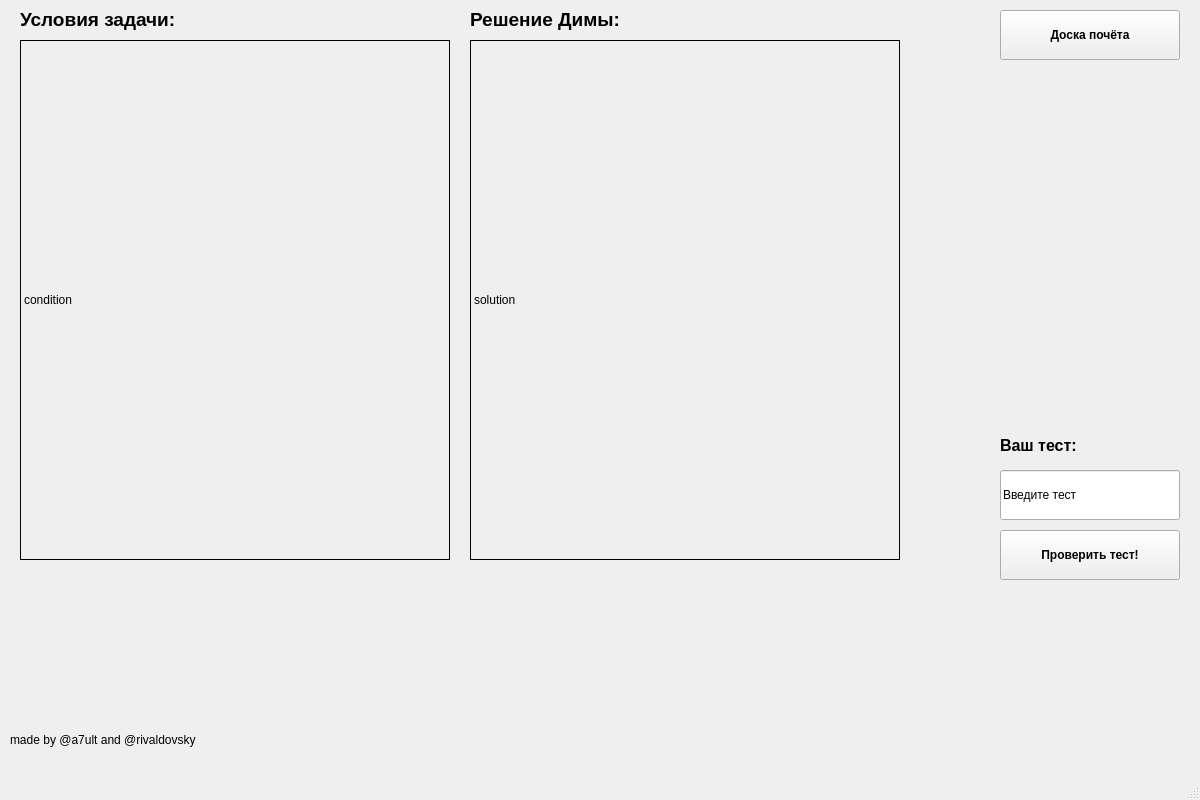
<?xml version="1.0" encoding="UTF-8"?>
<ui version="4.0">
 <class>MainWindow</class>
 <widget class="QMainWindow" name="MainWindow">
  <property name="enabled">
   <bool>true</bool>
  </property>
  <property name="geometry">
   <rect>
    <x>0</x>
    <y>0</y>
    <width>1200</width>
    <height>800</height>
   </rect>
  </property>
  <property name="minimumSize">
   <size>
    <width>1200</width>
    <height>800</height>
   </size>
  </property>
  <property name="maximumSize">
   <size>
    <width>1200</width>
    <height>800</height>
   </size>
  </property>
  <property name="windowTitle">
   <string>MainWindow</string>
  </property>
  <widget class="QWidget" name="centralwidget">
   <widget class="QLabel" name="label_conditions">
    <property name="geometry">
     <rect>
      <x>20</x>
      <y>40</y>
      <width>430</width>
      <height>520</height>
     </rect>
    </property>
    <property name="cursor">
     <cursorShape>PointingHandCursor</cursorShape>
    </property>
    <property name="frameShape">
     <enum>QFrame::Box</enum>
    </property>
    <property name="text">
     <string>condition</string>
    </property>
   </widget>
   <widget class="QLabel" name="label_solution">
    <property name="geometry">
     <rect>
      <x>470</x>
      <y>40</y>
      <width>430</width>
      <height>520</height>
     </rect>
    </property>
    <property name="cursor">
     <cursorShape>PointingHandCursor</cursorShape>
    </property>
    <property name="frameShape">
     <enum>QFrame::Box</enum>
    </property>
    <property name="text">
     <string>solution</string>
    </property>
   </widget>
   <widget class="QLabel" name="label_text1">
    <property name="geometry">
     <rect>
      <x>20</x>
      <y>4</y>
      <width>281</width>
      <height>31</height>
     </rect>
    </property>
    <property name="font">
     <font>
      <family>MS Sans Serif</family>
      <pointsize>14</pointsize>
      <weight>75</weight>
      <bold>true</bold>
     </font>
    </property>
    <property name="text">
     <string>Условия задачи:</string>
    </property>
   </widget>
   <widget class="QLabel" name="label_text2">
    <property name="geometry">
     <rect>
      <x>470</x>
      <y>4</y>
      <width>281</width>
      <height>31</height>
     </rect>
    </property>
    <property name="font">
     <font>
      <family>MS Sans Serif</family>
      <pointsize>14</pointsize>
      <weight>75</weight>
      <bold>true</bold>
     </font>
    </property>
    <property name="text">
     <string>Решение Димы:</string>
    </property>
   </widget>
   <widget class="QPushButton" name="btn_leaderboard">
    <property name="geometry">
     <rect>
      <x>1000</x>
      <y>10</y>
      <width>180</width>
      <height>50</height>
     </rect>
    </property>
    <property name="font">
     <font>
      <family>MS Sans Serif</family>
      <weight>75</weight>
      <bold>true</bold>
     </font>
    </property>
    <property name="text">
     <string>Доска почёта</string>
    </property>
   </widget>
   <widget class="QLineEdit" name="input_answer">
    <property name="geometry">
     <rect>
      <x>1000</x>
      <y>470</y>
      <width>180</width>
      <height>50</height>
     </rect>
    </property>
    <property name="text">
     <string>Введите тест</string>
    </property>
   </widget>
   <widget class="QPushButton" name="btn_solve">
    <property name="geometry">
     <rect>
      <x>1000</x>
      <y>530</y>
      <width>180</width>
      <height>50</height>
     </rect>
    </property>
    <property name="font">
     <font>
      <family>MS Sans Serif</family>
      <weight>75</weight>
      <bold>true</bold>
     </font>
    </property>
    <property name="text">
     <string>Проверить тест!</string>
    </property>
   </widget>
   <widget class="QLabel" name="label_text3">
    <property name="geometry">
     <rect>
      <x>1000</x>
      <y>430</y>
      <width>101</width>
      <height>31</height>
     </rect>
    </property>
    <property name="font">
     <font>
      <family>MS Sans Serif</family>
      <pointsize>12</pointsize>
      <weight>75</weight>
      <bold>true</bold>
     </font>
    </property>
    <property name="text">
     <string>Ваш тест:</string>
    </property>
   </widget>
   <widget class="QLabel" name="label_authors">
    <property name="geometry">
     <rect>
      <x>10</x>
      <y>730</y>
      <width>201</width>
      <height>20</height>
     </rect>
    </property>
    <property name="cursor">
     <cursorShape>CrossCursor</cursorShape>
    </property>
    <property name="text">
     <string>made by @a7ult and @rivaldovsky</string>
    </property>
   </widget>
  </widget>
  <widget class="QMenuBar" name="menubar">
   <property name="geometry">
    <rect>
     <x>0</x>
     <y>0</y>
     <width>1200</width>
     <height>26</height>
    </rect>
   </property>
  </widget>
  <widget class="QStatusBar" name="statusbar"/>
 </widget>
 <resources/>
 <connections/>
</ui>
